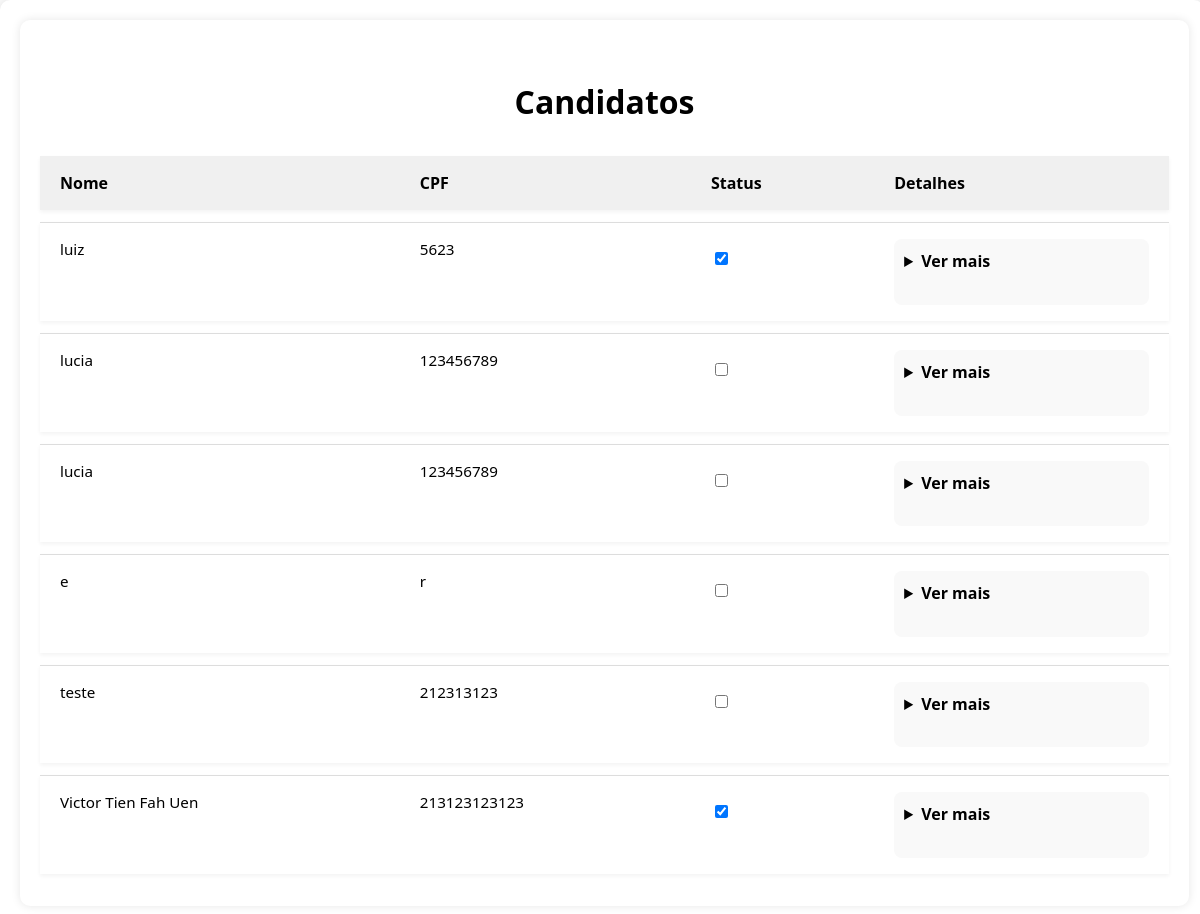
/candidatos/, run on an earlier commit of the app's database.
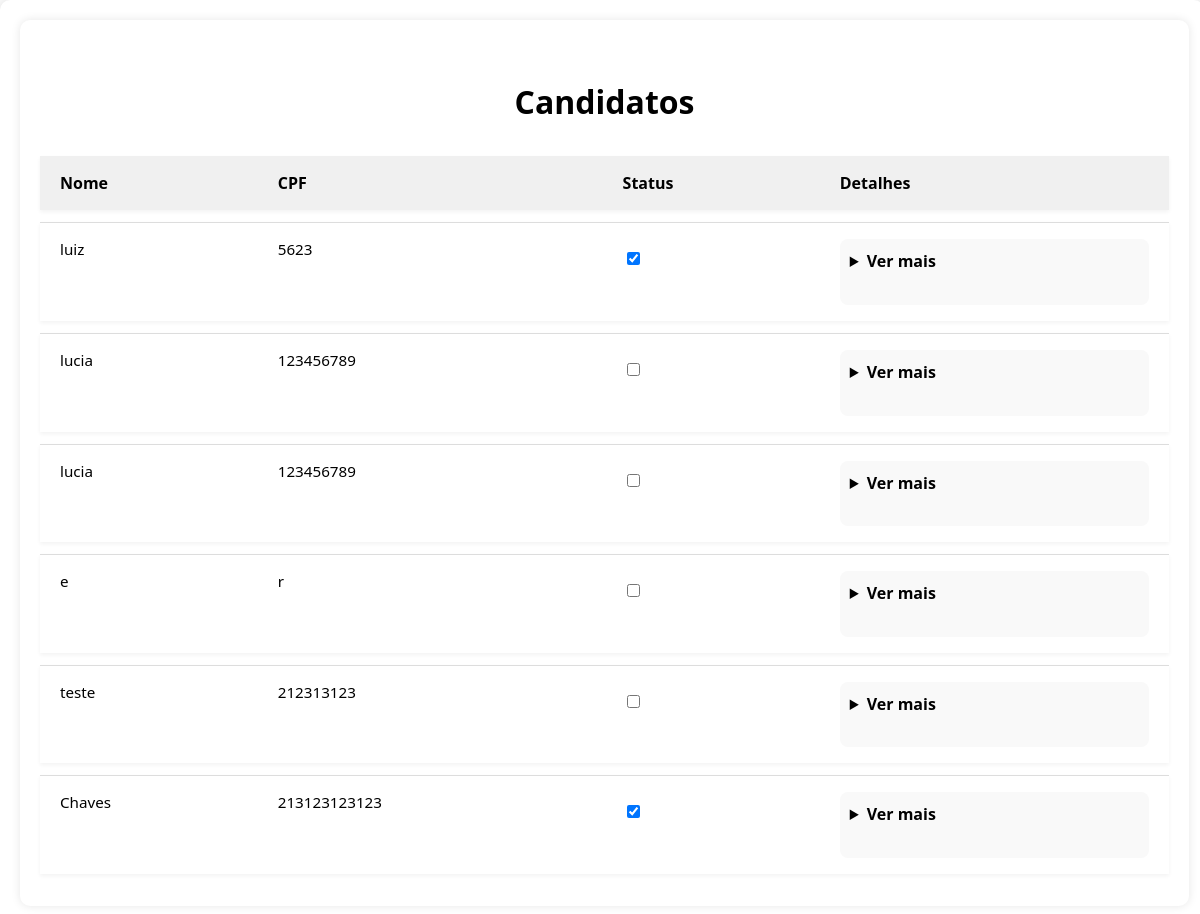
And on a later commit of the database.
### portal/models.py (models this page shows, shortened)
class Candidato(models.Model):
    user = models.OneToOneField(User, on_delete=models.CASCADE, null=True, blank=True)
    nome_completo = models.CharField(max_length=200)
    data_nascimento = models.DateField()
    idade = models.IntegerField(editable = False)
    sexo = models.CharField(max_length=20)
    raca_cor = models.CharField(max_length=50)
    cpf = models.CharField(max_length=14)
    telefone = models.CharField(max_length=20, blank=True)
    whatsapp = models.BooleanField()
    estado_civil = models.CharField(max_length=50, blank=True)
    email = models.EmailField(blank=True)
    endereco_principal = models.CharField(max_length=200)
    numero = models.CharField(max_length=20)
    bairro = models.CharField(max_length=100)
    municipio_uf = models.CharField(max_length=100)
    microrregiao = models.CharField(max_length=100, blank=True)
    cep = models.CharField(max_length=20)
    ingressara_no_projeto = models.BooleanField()
    turno = models.CharField(max_length=50, blank=True)
    apadrinhado = models.BooleanField()
    escolaridade = models.CharField(max_length=100, blank=True)
    rede_ensino = models.CharField(max_length=50, blank=True)
    ano_ou_periodo = models.CharField(max_length=20, blank=True)
    turno_escolar = models.CharField(max_length=50, blank=True)
    motivo_nao_estuda = models.TextField(blank=True)
    pretende_estudar = models.BooleanField(null=True)
    situacao_profissional = models.CharField(max_length=100, blank=True)
    profissao = models.CharField(max_length=100, blank=True)
    local_trabalho = models.CharField(max_length=100, blank=True)
    bairro_trabalho = models.CharField(max_length=100, blank=True)
    salario = models.DecimalField(max_digits=10, decimal_places=2, null=True, blank=True)
    conhece_eca = models.CharField(max_length=50, blank=True)
    nocao_cidadania = models.BooleanField(null=True)
    referencia_familiar = models.CharField(max_length=20, blank=True)
    conhece_conselho = models.CharField(max_length=100, blank=True)
    conhece_foscar = models.CharField(max_length=100, blank=True)
    possui_plano = models.BooleanField(null=True)
    nome_plano = models.CharField(max_length=100, blank=True)
    problema_saude = models.BooleanField(null=True)
    acompanhamento_medico = models.BooleanField(null=True)
    cirurgia = models.BooleanField(null=True)
    problema_atual = models.TextField(blank=True)
    deficiencia_fisica = models.BooleanField(null=True)
    tipo_deficiencia = models.CharField(max_length=100, blank=True)
    desenvolvimento_mental = models.TextField(blank=True)
    onde_procura_saude = models.CharField(max_length=100, blank=True)
    refeicoes_dia = models.IntegerField(null=True, blank=True)
    alimentacao = models.TextField(blank=True)
    participa_grupo = models.TextField(blank=True)
    tipo_casa = models.CharField(max_length=100, blank=True)
    tipo_moradia = models.CharField(max_length=100, blank=True)
    vulnerabilidade = models.TextField(blank=True)
    numero_comodos = models.IntegerField(null=True, blank=True)
    divisorias_crianca_adulto = models.BooleanField(null=True)
    tem_banheiro = models.BooleanField(null=True)
    banheiro_dentro = models.BooleanField(null=True)
    energia_publica = models.BooleanField(null=True)
    agua = models.CharField(max_length=100, blank=True)
    destino_lixo = models.CharField(max_length=100, blank=True)
    destino_esgoto = models.CharField(max_length=100, blank=True)
    bens = models.TextField(blank=True)
    origem_bens = models.CharField(max_length=100, blank=True)
    cadastrado_cadunico = models.BooleanField(null=True)
    bolsa_familia = models.BooleanField(null=True)
    auxilio_moradia = models.BooleanField(null=True)
    recebe_bpc = models.BooleanField(null=True)
    faixa_renda_familiar = models.CharField(max_length=100, blank=True)
    renda_per_capita = models.DecimalField(max_digits=10, decimal_places=2, null=True, blank=True)
    aprovado = models.BooleanField(null=True, blank=True)

### portal/views.py (the view)
# urls.py: path('candidatos/', views.lista_candidatos, name='lista_candidatos'),
def lista_candidatos(request):
    candidatos = Candidato.objects.all()
    return render(request, "candidatos.html", {"candidatos": candidatos})

### portal/templates/candidatos.html (shortened to what this page needs)
{% extends "base.html" %}
{% block content %}
<div class="container">
    <h1>Candidatos</h1>
    <table>
        <thead>
            <tr>
                <th>Nome</th>
                <th>CPF</th>
                <th>Status</th>
                <th>Detalhes</th>
            </tr>
        </thead>
        <tbody>
        {% for candidato in candidatos %}
            <tr>
                <td>{{ candidato.nome_completo }}</td>
                <td>{{ candidato.cpf }}</td>
                <td class="acoes">
                    <div class="status-checkbox">
                        <form method="post" action="{% url 'alterar_status' candidato.id %}">
                            <label class="checkbox-wrapper" title="Clique para aprovar/reprovar">
                                <input type="checkbox" name="status" value="aprovar" onchange="this.form.submit()" {% if candidato.aprovado %}checked{% endif %}>
                            </label>
                        </form>
                    </div>
                </td>
                <td>
                    <details>
                        <summary>Ver mais</summary>
                        <strong>Data de Nascimento:</strong> {{ candidato.data_nascimento }}<br>
                        <strong>Idade:</strong> {{ candidato.idade }}<br>
                        <strong>Sexo:</strong> {{ candidato.sexo }}<br>
                        <strong>Raça/Cor:</strong> {{ candidato.raca_cor }}<br>
                        <strong>Telefone:</strong> {{ candidato.telefone }}<br>
                        <strong>WhatsApp:</strong> {{ candidato.whatsapp }}<br>
                        <strong>Estado Civil:</strong> {{ candidato.estado_civil }}<br>
                        <strong>Email:</strong> {{ candidato.email }}<br>
                        <strong>Endereço:</strong> {{ candidato.endereco_principal }}, {{ candidato.numero }} - {{ candidato.bairro }}<br>
                        <strong>Município/UF:</strong> {{ candidato.municipio_uf }}<br>
                        <strong>Microrregião:</strong> {{ candidato.microrregiao }}<br>
                        <strong>CEP:</strong> {{ candidato.cep }}<br>
                        <strong>Ingressará no Projeto:</strong> {{ candidato.ingressara_no_projeto }}<br>
                        <strong>Turno:</strong> {{ candidato.turno }}<br>
                        <strong>Apadrinhado:</strong> {{ candidato.apadrinhado }}<br><br>
                        <strong>Escolaridade:</strong> {{ candidato.escolaridade }}<br>
                        <strong>Rede de Ensino:</strong> {{ candidato.rede_ensino }}<br>
                        <strong>Ano ou Período:</strong> {{ candidato.ano_ou_periodo }}<br>
                        <strong>Turno Escolar:</strong> {{ candidato.turno_escolar }}<br>
                        <strong>Motivo de Não Estudo:</strong> {{ candidato.motivo_nao_estuda }}<br>
                        <strong>Pretende Estudar:</strong> {{ candidato.pretende_estudar }}<br><br>
                        <strong>Situação Profissional:</strong> {{ candidato.situacao_profissional }}<br>
                        <strong>Profissão:</strong> {{ candidato.profissao }}<br>
                        <strong>Local de Trabalho:</strong> {{ candidato.local_trabalho }}<br>
                        <strong>Bairro do Trabalho:</strong> {{ candidato.bairro_trabalho }}<br>
                        <strong>Salário:</strong> R$ {{ candidato.salario }}<br><br>
                        <strong>Conhece ECA:</strong> {{ candidato.conhece_eca }}<br>
                        <strong>Noção de Cidadania:</strong> {{ candidato.nocao_cidadania }}<br>
                        <strong>Referência Familiar:</strong> {{ candidato.referencia_familiar }}<br>
                        <strong>Conhece Conselho:</strong> {{ candidato.conhece_conselho }}<br>
                        <strong>Conhece FOSCAR:</strong> {{ candidato.conhece_foscar }}<br><br>
                        <strong>Possui Plano de Saúde:</strong> {{ candidato.possui_plano }}<br>
                        <strong>Nome do Plano:</strong> {{ candidato.nome_plano }}<br>
                        <strong>Problema de Saúde:</strong> {{ candidato.problema_saude }}<br>
                        <strong>Acompanhamento Médico:</strong> {{ candidato.acompanhamento_medico }}<br>
                        <strong>Cirurgia:</strong> {{ candidato.cirurgia }}<br>
                        <strong>Problema Atual:</strong> {{ candidato.problema_atual }}<br>
                        <strong>Deficiência Física:</strong> {{ candidato.deficiencia_fisica }}<br>
                        <strong>Tipo de Deficiência:</strong> {{ candidato.tipo_deficiencia }}<br>
                        <strong>Desenvolvimento Mental:</strong> {{ candidato.desenvolvimento_mental }}<br>
                        <strong>Onde Procura Saúde:</strong> {{ candidato.onde_procura_saude }}<br><br>
                        <strong>Refeições por Dia:</strong> {{ candidato.refeicoes_dia }}<br>
                        <strong>Alimentação:</strong> {{ candidato.alimentacao }}<br><br>
                        <strong>Participa de Grupos:</strong> {{ candidato.participa_grupo }}<br><br>
                        <strong>Tipo de Casa:</strong> {{ candidato.tipo_casa }}<br>
                        <strong>Tipo de Moradia:</strong> {{ candidato.tipo_moradia }}<br>
                        <strong>Vulnerabilidade:</strong> {{ candidato.vulnerabilidade }}<br>
                        <strong>Número de Cômodos:</strong> {{ candidato.numero_comodos }}<br>
                        <strong>Divisória Criança/Adulto:</strong> {{ candidato.divisorias_crianca_adulto }}<br>
                        <strong>Tem Banheiro:</strong> {{ candidato.tem_banheiro }}<br>
                        <strong>Banheiro Dentro:</strong> {{ candidato.banheiro_dentro }}<br>
                        <strong>Energia Pública:</strong> {{ candidato.energia_publica }}<br>
                        <strong>Água:</strong> {{ candidato.agua }}<br>
                        <strong>Destino do Lixo:</strong> {{ candidato.destino_lixo }}<br>
                        <strong>Destino do Esgoto:</strong> {{ candidato.destino_esgoto }}<br><br>
                        <strong>Bens:</strong> {{ candidato.bens }}<br>
                        <strong>Origem dos Bens:</strong> {{ candidato.origem_bens }}<br><br>
                        <strong>Cadastrado no CadÚnico:</strong> {{ candidato.cadastrado_cadunico }}<br>
                        <strong>Recebe Bolsa Família:</strong> {{ candidato.bolsa_familia }}<br>
                        <strong>Auxílio Moradia:</strong> {{ candidato.auxilio_moradia }}<br>
                        <strong>Recebe BPC:</strong> {{ candidato.recebe_bpc }}<br><br>
                        <strong>Faixa de Renda Familiar:</strong> {{ candidato.faixa_renda_familiar }}<br>
                    </details>
                </td>
            </tr>
        {% endfor %}
        </tbody>
    </table>
</div>
{% endblock %}

### portal/templates/base.html (shortened to what this page needs)
<!DOCTYPE html>
 <html lang="pt-br">
 <head>
 </head>
 <body>
     <div class="container">
         {% block content %}{% endblock %}
     </div>
 </body>
 </html>

### portal/templates/base.html (style rules this page uses)
body { font-family: Arial, sans-serif; background-color: #f4f4f4; text-align: center; margin: 0; padding: 0; }
.container { width: 80%; max-width: 800px; margin: 50px auto; padding: 20px; background: white; box-shadow: 0px 0px 10px rgba(0, 0, 0, 0.1); border-radius: 10px; }

### portal/templates/candidatos.html (style rules this page uses)
body { font-family: "Segoe UI", Tahoma, Geneva, Verdana, sans-serif; background-color: #fafafa; }
h1 { text-align: center; margin-top: 40px; font-size: 2em; }
.container { max-width: 97%; width: 97%; margin: 0; padding: 20px; }
table { width: 100%; border-collapse: separate; border-spacing: 0 12px; background-color: white; }
th, td { padding: 16px 20px; text-align: left; vertical-align: top; border-top: 1px solid #ddd; font-size: 0.95rem; }
th { background-color: #f0f0f0; font-weight: bold; font-size: 1rem; border-top: none; }
tr { background-color: #fff; box-shadow: 0 2px 4px rgba(0,0,0,0.05); }
.acoes form { display: flex; gap: 10px; margin-top: 10px; }
details { padding: 10px; background-color: #f9f9f9; border-radius: 8px; line-height: 1.6; max-height: 300px; overflow-y: auto; }
summary { cursor: pointer; font-weight: bold; font-size: 1rem; margin-bottom: 10px; }
details::after { display: block; content: ""; margin-top: 10px; }

What changed in the data, as far as the page shows it:
changed Candidato: nome_completo "Victor Tien Fah Uen" → "Chaves"
